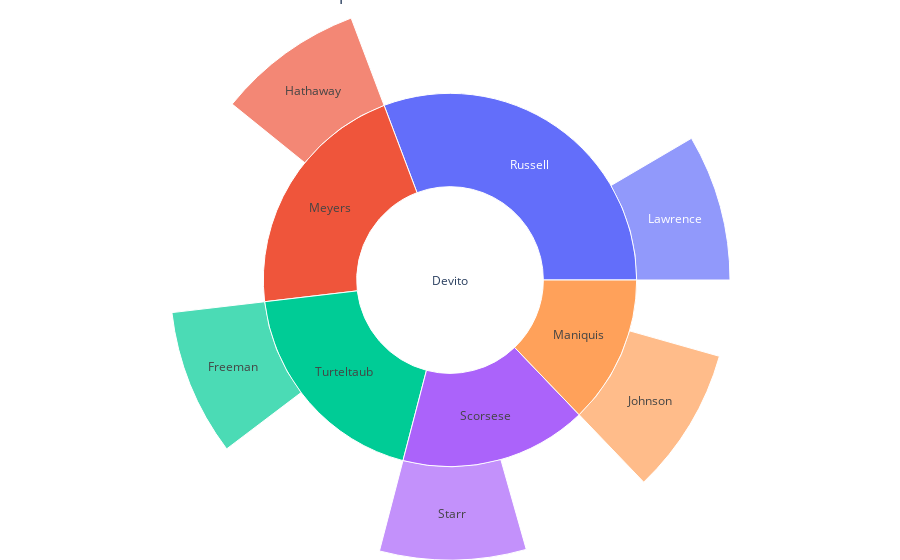

Notebook source saved alongside this figure:
### Code cell
print("Devito's Directors and Other Actors in Most Popular Movies")
fig_sunburst.show()

### Figure 1 — Plotly figure (JSON) as saved in the notebook; plotly's stock layout.template omitted (floating-point values rounded to 4 significant figures)
{"data": [{"labels": ["Devito", "Russell", "Meyers", "Maniquis", "Scorsese", "Turteltaub", "Lawrence", "Hathaway", "Johnson", "Starr", "Freeman"], "parents": ["", "Devito", "Devito", "Devito", "Devito", "Devito", "Russell", "Meyers", "Maniquis", "Scorsese", "Turteltaub"], "type": "sunburst", "values": [0, 132, 75, 26, 46, 63, 50, 50, 50, 50, 50, 50, 50]}], "layout": {"margin": {"b": 0, "l": 0, "r": 0, "t": 0}, "title": {"text": "Directors and Other Actors in Most Popular Movies"}}}
